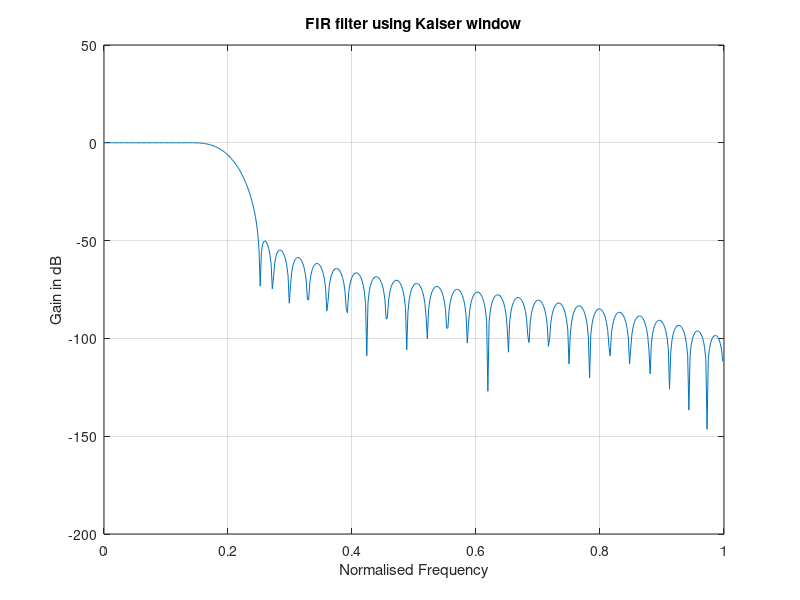

Source code (MATLAB):
clc; clear all; close all;
wp = 0.2 *pi;
ws = 0.3 * pi;
As = 50; % stop band attenuation
k = (As - 7.95)/14.36;
N = ceil((k*2*pi)/(ws-wp));
disp(N);
b = fir1(N, 0.2, kaiser(N+1, 4.55));
[H, W] = freqz(b, 1, 512);
plot(W/pi, 20*log10(abs(H))), grid on; title("FIR filter using Kaiser window");
xlabel("Normalised Frequency");ylabel("Gain in dB");

